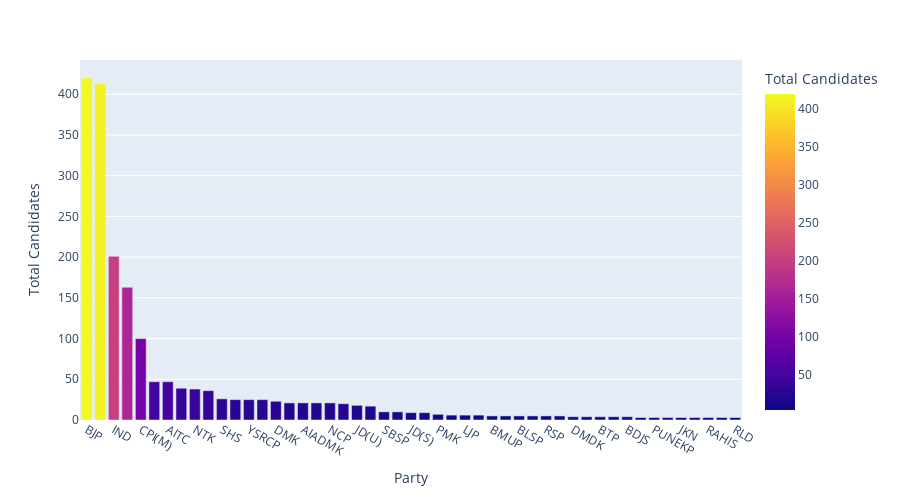

Notebook code for this chart:
### Code cell
candidates_per_party = df.PARTY.value_counts().reset_index().rename(columns = {'index':'Party','PARTY':'Total Candidates'}).head(50)
candidates_per_party = candidates_per_party[candidates_per_party['Party'] != 'NOTA']
fig = px.bar(candidates_per_party, x='Party', y='Total Candidates', color='Total Candidates', height=500)
fig.show()

### Figure 1 — Plotly figure (JSON) as saved in the notebook; plotly's stock layout.template omitted (floating-point values rounded to 4 significant figures)
{"data": [{"alignmentgroup": "True", "hovertemplate": "Party=%{x}<br>Total Candidates=%{marker.color}<extra></extra>", "legendgroup": "", "marker": {"color": [420, 413, 201, 163, 100, 47, 47, 39, 38, 36, 26, 25, 25, 25, 23, 21, 21, 21, 21, 20, 18, 17, 10, 10, 9, 9, 7, 6, 6, 6, 5, 5, 5, 5, 5, 5, 4, 4, 4, 4, 4, 3, 3, 3, 3, 3, 3, 3, 3], "coloraxis": "coloraxis"}, "name": "", "offsetgroup": "", "orientation": "v", "showlegend": false, "textposition": "auto", "type": "bar", "x": ["BJP", "INC", "IND", "BSP", "CPI(M)", "VBA", "AITC", "SP", "NTK", "MNM", "SHS", "TDP", "YSRCP", "AAP", "DMK", "BJD", "AIADMK", "RJD", "NCP", "JnP", "JD(U)", "TRS", "SBSP", "SAD", "JD(S)", "APoI", "PMK", "CPI(ML)(L)", "LJP", "JNJP", "BMUP", "NPEP", "BLSP", "JMM", "RSP", "GGP", "DMDK", "INLD", "BTP", "SDPI", "BDJS", "PSPL", "PUNEKP", "VSIP", "JKN", "JPC", "RAHIS", "LIP", "RLD"], "xaxis": "x", "y": [420, 413, 201, 163, 100, 47, 47, 39, 38, 36, 26, 25, 25, 25, 23, 21, 21, 21, 21, 20, 18, 17, 10, 10, 9, 9, 7, 6, 6, 6, 5, 5, 5, 5, 5, 5, 4, 4, 4, 4, 4, 3, 3, 3, 3, 3, 3, 3, 3], "yaxis": "y"}], "layout": {"barmode": "relative", "coloraxis": {"colorbar": {"title": {"text": "Total Candidates"}}, "colorscale": [[0, "#0d0887"], [0.1111, "#46039f"], [0.2222, "#7201a8"], [0.3333, "#9c179e"], [0.4444, "#bd3786"], [0.5556, "#d8576b"], [0.6667, "#ed7953"], [0.7778, "#fb9f3a"], [0.8889, "#fdca26"], [1, "#f0f921"]]}, "height": 500, "legend": {"tracegroupgap": 0}, "margin": {"t": 60}, "xaxis": {"anchor": "y", "domain": [0, 1], "title": {"text": "Party"}}, "yaxis": {"anchor": "x", "domain": [0, 1], "title": {"text": "Total Candidates"}}}}
